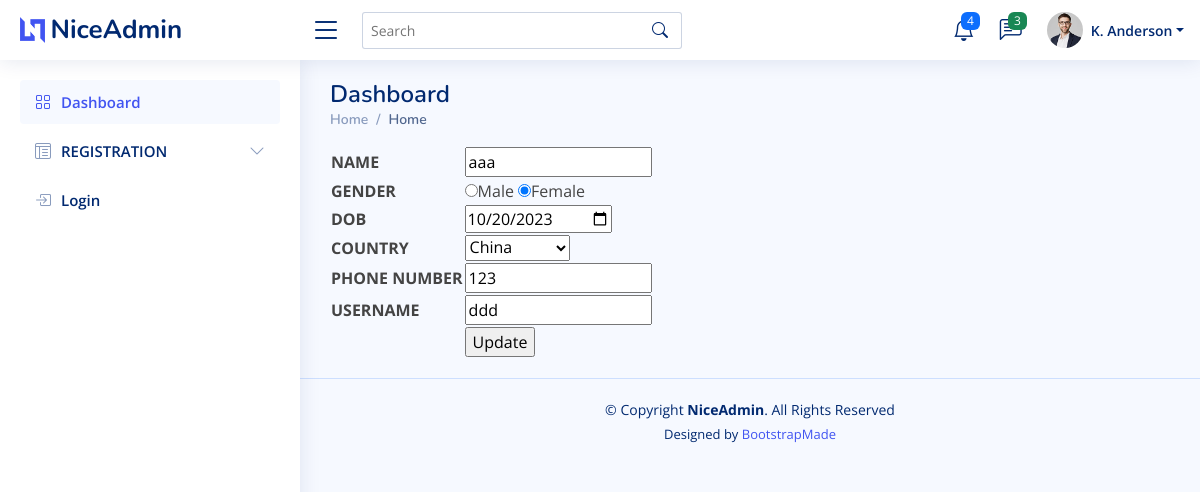
The app's page /ProfileUpdate/ (signed in) with its own data.
### buyer/models.py (models this page shows)
class buyer_tb(models.Model):
    Name=models.CharField(max_length=20)
    Gender=models.CharField(max_length=20)
    DOB=models.CharField(max_length=20)
    Country=models.CharField(max_length=20)
    PhoneNumber=models.CharField(max_length=20)
    Username=models.CharField(max_length=20)
    Password=models.CharField(max_length=20)

### buyer/views.py (the view)
# urls.py: path('ProfileUpdate/',buyerview.ProfileUpdate,name="ProfileUpdate"),
def ProfileUpdate(request):
    id=request.session["buyer_id"]
    user=buyer_tb.objects.filter(id=id)
    return render(request,'ProfileUpdate.html',{'upd':user})

### templates/ProfileUpdate.html (shortened to what this page needs)
{% extends 'commonbase.html' %}
{% block content %}
<html>
    <body>
        <form action="{% url 'updateAction' %}" method="post">
        <table>
            {% for v in upd %}
            <tr>
                <th>NAME</th>
                <td><input type="text" name="name" value="{{v.Name}}"></td>
            </tr>
            <tr>
                <th>GENDER</th>
                <td>
                {% if v.Gender == 'Male' %}
                    <input type="radio" name="gender" checked="true" value="male">Male
                    <input type="radio" name="gender"  value="female">Female</td>
                {% else %}
                    <input type="radio" name="gender" value="male">Male
                    <input type="radio" name="gender" checked="true"  value="female">Female</td>
                {% endif %}
            </tr>
            <tr>
                <th>DOB</th>
                <td><input type="date" name="DOB" value="{{v.DOB}}"></td>
            </tr>
            <tr>
                <th>COUNTRY</th>
                <td>
                    <select name="country">
                        <option value="{{v.Country}}">{{v.Country}}</option>
                        </select>
                </td>
            </tr>
            <tr>
                <th>PHONE NUMBER</th>
                <td><input type="text" name="phonenumber" value="{{v.PhoneNumber}}"></td>
            </tr>
            <tr>
                <th>USERNAME</th>
                <td><input type="text" name="username" value="{{v.Username}}"></td>
            </tr>
            <tr>
                <th></th>
                <td><input type="submit" value="Update"></td>
                </tr>
            {% endfor %}
        </table>
    </form>
    </body>
</html>
{% endblock %}

### static/NiceAdmin/assets/css/style.css (style rules this page uses)
:root { scroll-behavior: smooth; }
body { font-family: "Open Sans", sans-serif; background: #f6f9ff; color: #444444; }

### records on screen
buyer_tb: name "aaa", DOB "10/20/2023", country "China", phonenumber "123", username "ddd"
